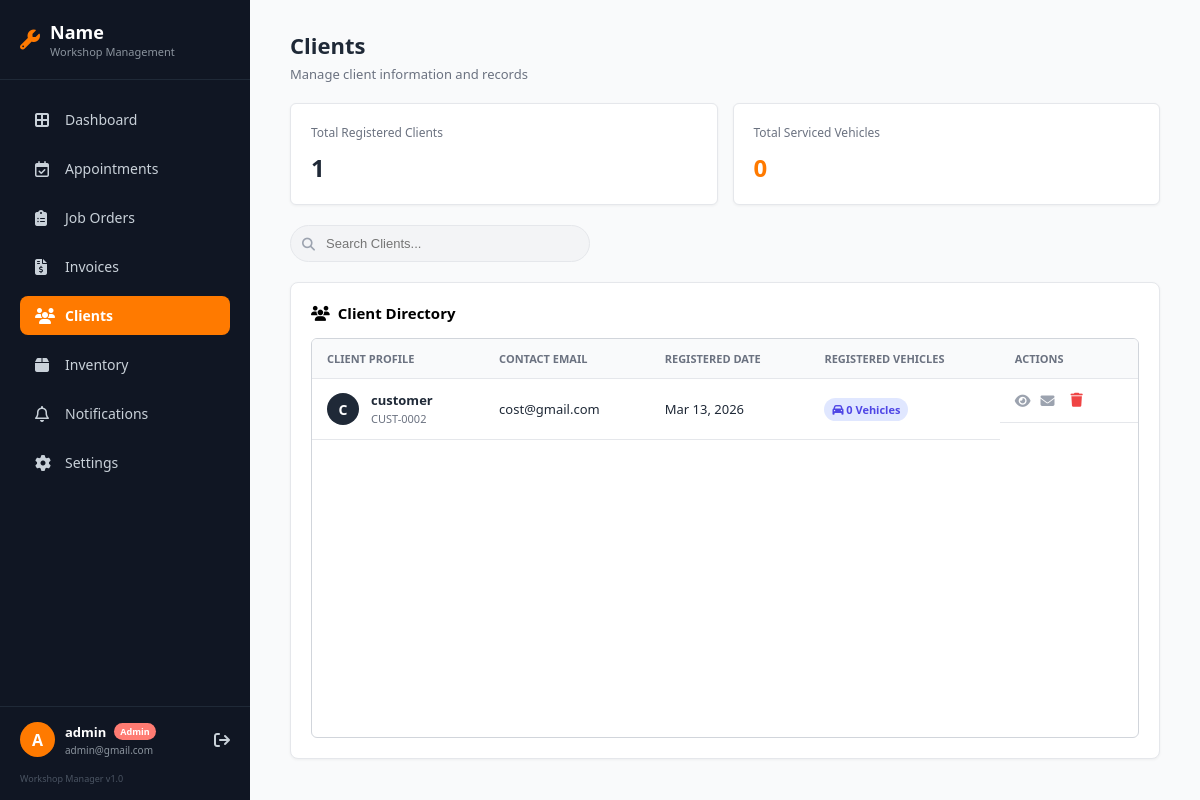
/clients.php (signed in), run on an earlier commit of the app's database.
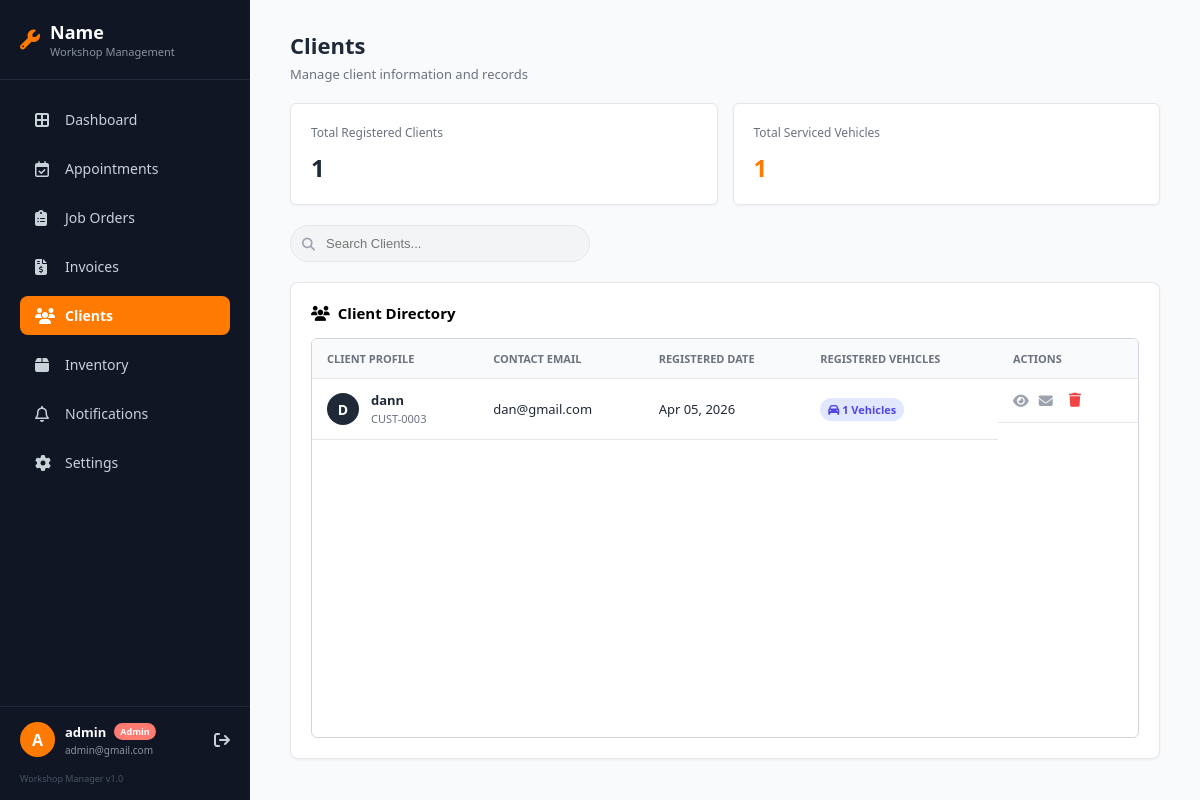
And on a later commit of the database.
### tables this page shows
CREATE TABLE `users` (
  `id` int(11) NOT NULL,
  `role` enum('Customer','Admin') NOT NULL DEFAULT 'Customer',
  `full_name` varchar(100) NOT NULL,
  `username` varchar(50) NOT NULL,
  `email` varchar(100) NOT NULL,
  `password` varchar(255) NOT NULL,
  `created_at` timestamp NOT NULL DEFAULT current_timestamp()
);

### clients.php (the view, shortened to what this page needs)
<?php
require 'db.php';
$adminName = $_SESSION['username'] ?? 'Admin';
$adminEmail = 'admin@gmail.com';
$totalClients = $pdo->query("SELECT COUNT(*) FROM users WHERE role = 'Customer'")->fetchColumn();
$totalVehicles = $pdo->query("SELECT COUNT(*) FROM vehicles")->fetchColumn();
?>
<!DOCTYPE html>
<html lang="en">
<head>
    <link rel="stylesheet" href="https://cdnjs.cloudflare.com/ajax/libs/font-awesome/6.4.0/css/all.min.css">
</head>
<body>
    <aside class="sidebar">
        <div class="sidebar-header">
            <i class="fa-solid fa-wrench" style="color: var(--primary-orange); font-size: 20px;"></i>
            <div>
                <h2>Name</h2>
                <p>Workshop Management</p>
            </div>
        </div>
        <ul class="nav-links">
            <li><a href="admin_dashboard.php"><i class="fa-solid fa-border-all"></i> Dashboard</a></li>
            <li><a href="appointments.php"><i class="fa-regular fa-calendar-check"></i> Appointments</a></li>
            <li><a href="job_orders.php"><i class="fa-solid fa-clipboard-list"></i> Job Orders</a></li>
            <li><a href="invoices.php"><i class="fa-solid fa-file-invoice-dollar"></i> Invoices</a></li>
            <li><a href="clients.php" class="active"><i class="fa-solid fa-users"></i> Clients</a></li>
            <li><a href="inventory.php"><i class="fa-solid fa-box"></i> Inventory</a></li>
            <li><a href="notifications.php"><i class="fa-regular fa-bell"></i> Notifications</a></li>
            <li><a href="settings.php"><i class="fa-solid fa-gear"></i> Settings</a></li>
        </ul>
        <div class="user-profile-container">
            <div class="user-profile">
                <div class="avatar"><?php echo strtoupper(substr($adminName, 0, 1)); ?></div>
                <div class="user-info">
                    <h4><?php echo htmlspecialchars($adminName); ?> <span class="admin-badge">Admin</span></h4>
                    <p><?php echo htmlspecialchars($adminEmail); ?></p>
                </div>
                <a href="index.php" class="logout-btn" title="Logout"><i class="fa-solid fa-arrow-right-from-bracket"></i></a>
            </div>
            <div class="app-version">Workshop Manager v1.0</div>
        </div>
    </aside>
    <main class="main-content">
        <div class="top-header">
            <div>
                <h1>Clients</h1>
                <p>Manage client information and records</p>
            </div>
        </div>
        <div class="stats-grid" style="display: grid; grid-template-columns: repeat(2, 1fr); gap: 15px; margin-bottom: 20px;">
            <div class="stat-card" style="background: #fff; padding: 20px; border-radius: 6px; border: 1px solid var(--border-color);">
                <p style="margin: 0 0 10px 0; font-size: 12px; color: var(--text-muted);">Total Registered Clients</p>
                <h3 style="margin: 0; font-size: 24px; color: var(--text-dark);"><?php echo $totalClients; ?></h3>
            </div>
            <div class="stat-card" style="background: #fff; padding: 20px; border-radius: 6px; border: 1px solid var(--border-color);">
                <p style="margin: 0 0 10px 0; font-size: 12px; color: var(--text-muted);">Total Serviced Vehicles</p>
                <h3 style="margin: 0; font-size: 24px; color: var(--primary-orange);"><?php echo $totalVehicles; ?></h3>
            </div>
        </div>
        <div class="search-container" style="position: relative; max-width: 300px; margin-bottom: 20px;">
            <i class="fa-solid fa-magnifying-glass" style="position: absolute; left: 12px; top: 50%; transform: translateY(-50%); color: #9ca3af;"></i>
            <input type="text" placeholder="Search Clients..." style="width: 100%; padding: 10px 35px; border: 1px solid var(--border-color); border-radius: 20px; outline: none;">
        </div>
        <div class="table-card">
            <div class="table-card-header">
                <h2><i class="fa-solid fa-users"></i> Client Directory</h2>
            </div>
            <div class="table-wrapper">
                <table>
                    <thead>
                        <tr>
                            <th>Client Profile</th>
                            <th>Contact Email</th>
                            <th>Registered Date</th>
                            <th>Registered Vehicles</th>
                            <th>Actions</th>
                        </tr>
                    </thead>
                    <tbody>
                        <?php
                        $query = "
                            SELECT u.id, u.full_name, u.email, u.created_at,
                                   COUNT(v.id) as vehicle_count
                            FROM users u
                            LEFT JOIN vehicles v ON u.id = v.user_id
                            WHERE u.role = 'Customer'
                            GROUP BY u.id
                            ORDER BY u.created_at DESC
                        ";
                        $stmt = $pdo->query($query);
                        $clients = $stmt->fetchAll();
                        if (count($clients) > 0) {
                            foreach ($clients as $client) {
                                $initial = strtoupper(substr($client['full_name'], 0, 1));
                                $joinDate = date("M d, Y", strtotime($client['created_at']));
                                echo "<tr>";
                                echo "<td>
                                        <div class='client-cell'>
                                            <div class='client-avatar'>{$initial}</div>
                                            <div class='client-details'>
                                                <strong>" . htmlspecialchars($client['full_name']) . "</strong>
                                                <span>CUST-" . str_pad($client['id'], 4, '0', STR_PAD_LEFT) . "</span>
                                            </div>
                                        </div>
                                      </td>";
                                echo "<td>" . htmlspecialchars($client['email']) . "</td>";
                                echo "<td>{$joinDate}</td>";
                                echo "<td><span class='vehicle-badge'><i class='fa-solid fa-car'></i> {$client['vehicle_count']} Vehicles</span></td>";
                                echo "<td style='display: flex; gap: 5px;'>
                                        <a href='view_client.php?id={$client['id']}' class='action-btn' title='View Profile' style='text-decoration: none;'>
                                            <i class='fa-solid fa-eye'></i>
                                        </a>
                                        <a href='mailto:" . htmlspecialchars($client['email']) . "' class='action-btn' title='Send Email' style='text-decoration: none;'>
                                            <i class='fa-solid fa-envelope'></i>
                                        </a>
                                        <form method='POST' style='display:inline; margin: 0;' onsubmit=\"return confirm('Are you sure you want to delete this client? This will permanently erase their vehicles and service history.');\">
                                            <input type='hidden' name='delete_client' value='1'>
                                            <input type='hidden' name='client_id' value='{$client['id']}'>
                                            <button type='submit' class='action-btn' title='Delete Client' style='color: #ef4444;'>
                                                <i class='fa-solid fa-trash'></i>
                                            </button>
                                        </form>
                                      </td>";
                                echo "</tr>";
                            }
                        } else {
                            echo "<tr><td colspan='5' style='text-align:center; padding: 20px; color: var(--text-muted);'>No clients registered yet.</td></tr>";
                        }
                        ?>
                    </tbody>
                </table>
            </div>
        </div>
    </main>
</body>
</html>

What changed in the data, as far as the page shows it:
removed users: full_name "C", full_name "customer", id "0002", email "cost@gmail.com", created_at "Mar 13, 2026", vehicle_count "0"
added users: full_name "D", full_name "dann", id "0003", email "dan@gmail.com", created_at "Apr 05, 2026", vehicle_count "1"
Also different on the page:
$totalVehicles: "0" → "1"
